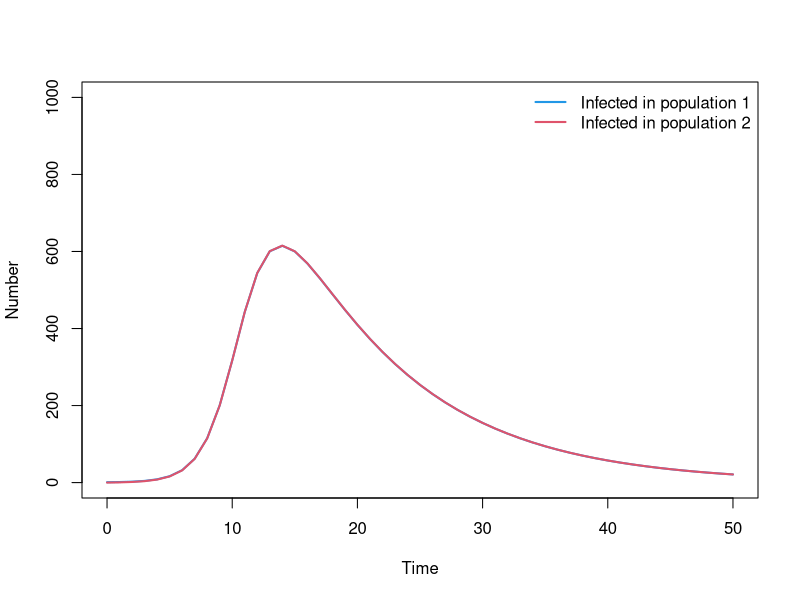
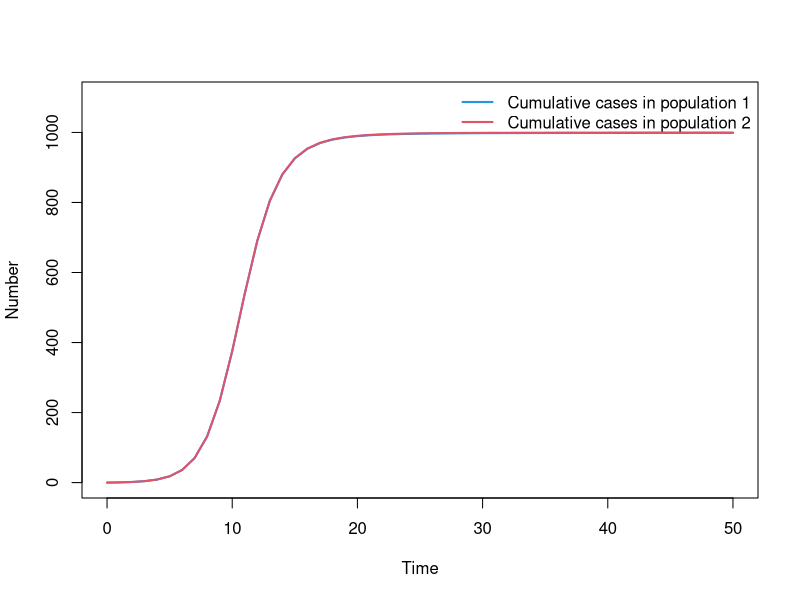

Source code (R) for these figures, in order:
## ---- chunk 1
# Load in the deSolve package
library(deSolve)
# If the package is not installed, install using the install.packages() function

# Define model function 
SIR_metapop_model <- function(times, state, parms){
  ## Define variables
  S1 <- state["S1"]
  I1 <- state["I1"]
  R1 <- state["R1"]
  C1 <- state["C1"]
  N1 <- S1 + I1 + R1
  S2 <- state["S2"]
  I2 <- state["I2"]
  R2 <- state["R2"]
  C2 <- state["C2"]
  N2 <- S2 + I2 + R2
  # Extract parameters
  beta <- parms["beta"]
  gamma <- parms["gamma"]
  alpha <- parms["alpha"]
  lambda1 <- (beta * I1 / N1 + alpha * beta * I2 / N2)
  lambda2 <- (beta * I2 / N2 + alpha * beta * I1 / N1)
  # Define differential equations
  dS1 <- - lambda1 * S1
  dI1 <- lambda1 * S1 - gamma * I1
  dR1 <- gamma * I1
  dC1 <- lambda1 * S1
  dS2 <- - lambda2 * S2
  dI2 <-  lambda2 * S2 - gamma * I2
  dR2 <- gamma * I2
  dC2 <- lambda2 * S2
  res <- list(c(dS1, dI1, dR1, dC1, dS2, dI2, dR2, dC2))
  return(res)
}

# Define parameters  
parameters <- c( beta = 0.4, gamma = 0.1, alpha = 1)

# Define time to run model
times <- seq(from = 0, to = 50, by = 1)

# Define initial conditions
N1 <- 1000; N2 <- 1000
I1_0 <- 1; I2_0 <- 0
R1_0 <- 0; R2_0 <- 0
C1_0 <- 0; C2_0 <- 0
S1_0  <- N1 - I1_0
S2_0  <- N2 - I2_0
state <- c(S1 = S1_0, I1 = I1_0, R1 = R1_0, C1 = C1_0, 
		   S2 = S2_0, I2 = I2_0, R2 = R2_0, C2 = C2_0)

# Solve equations
output_raw <- ode(y = state, 
				  times = times, 
				  func = SIR_metapop_model, 
				  parms = parameters)

# Convert to data frame for easy extraction of columns
output <- as.data.frame(output_raw)

# Plot output
par(mfrow = c(1, 1))
plot(output$time, output$I1, type = "l", col = 4, lwd = 2, ylim = c(0, N1),
      xlab = "Time", ylab = "Number", main = "")
lines(output$time, output$I2, lwd = 2, col = 2, type = "l")
legend("topright", 
	   legend = c("Infected in population 1", 
	   		      "Infected in population 2"),
       lty = rep(1, 2), col = c(4, 2), lwd = 2, bty = "n")

## ---- chunk 2
par(mfrow = c(1, 1))
plot(output$time, output$C1, type = "l", col = 4, lwd = 2, ylim = c(0, N1+100), 
	 xlab = "Time", ylab = "Number", main = "")
lines( output$time, output$C2, lwd = 2, col = 2, type = "l")
legend("topright", 
	   legend = c("Cumulative cases in population 1", 
	   		      "Cumulative cases in population 2"),
       lty = rep(1, 2), col = c(4, 2), lwd = 2, bty = "n")
